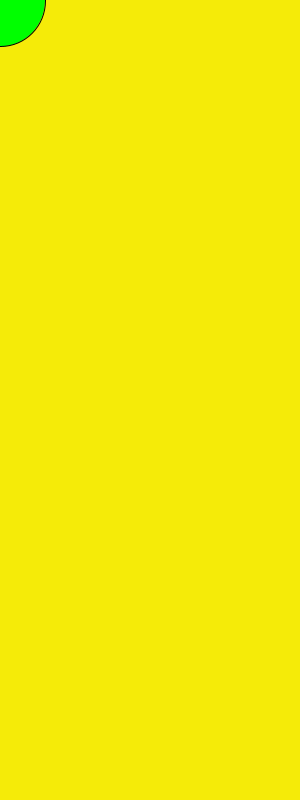
Frame 1 (no input)
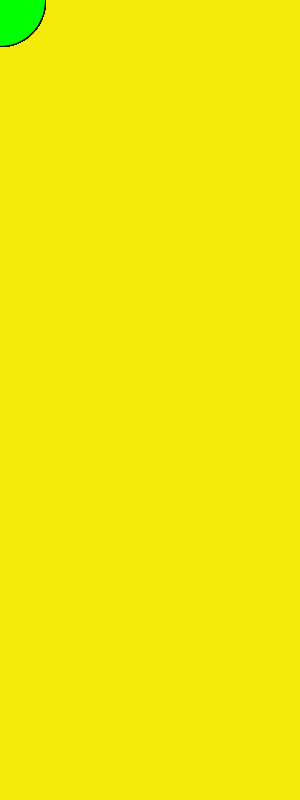
Frame 60 (the mouse pressed at the canvas centre just before this capture)
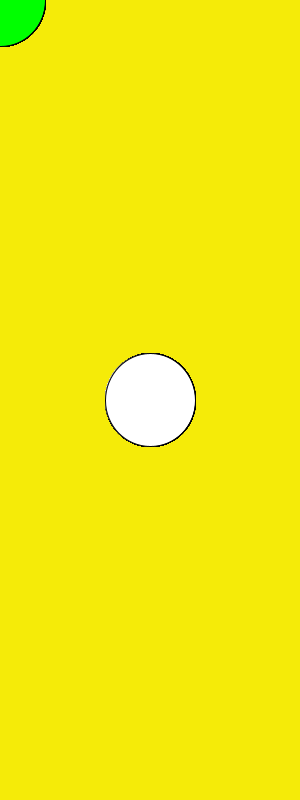
Frame 120 (the mouse held since frame 60 and released just before this capture)

The Processing sketch that drew these frames (run headless with seeded random() and noise(); from frame 60 on, the mouse is pressed at the canvas centre):

// Processing sketch: processing_133923
// ── processing_133923.pde

void setup(){
  size(300,800);
  background(245,235,8);
  fill(0,255,0);
}

void draw () {
  if(mousePressed){
fill(255);
  }
  ellipse (mouseX,mouseY,90,93);
}
